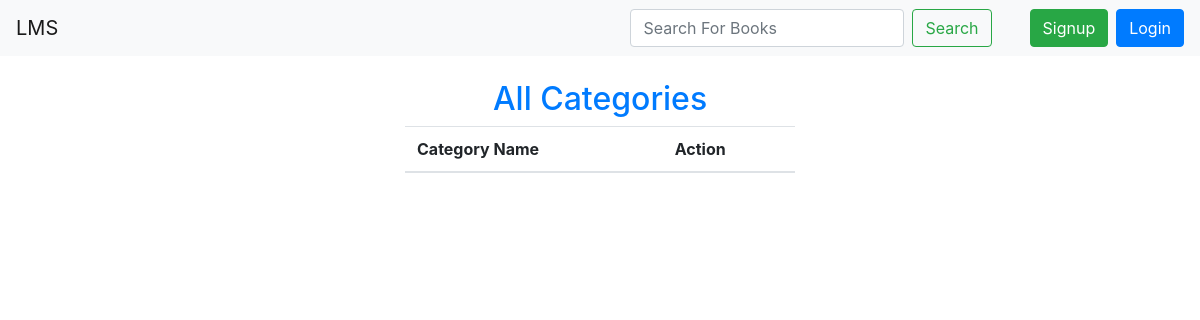
The page /category-list/ on the database as committed earlier.
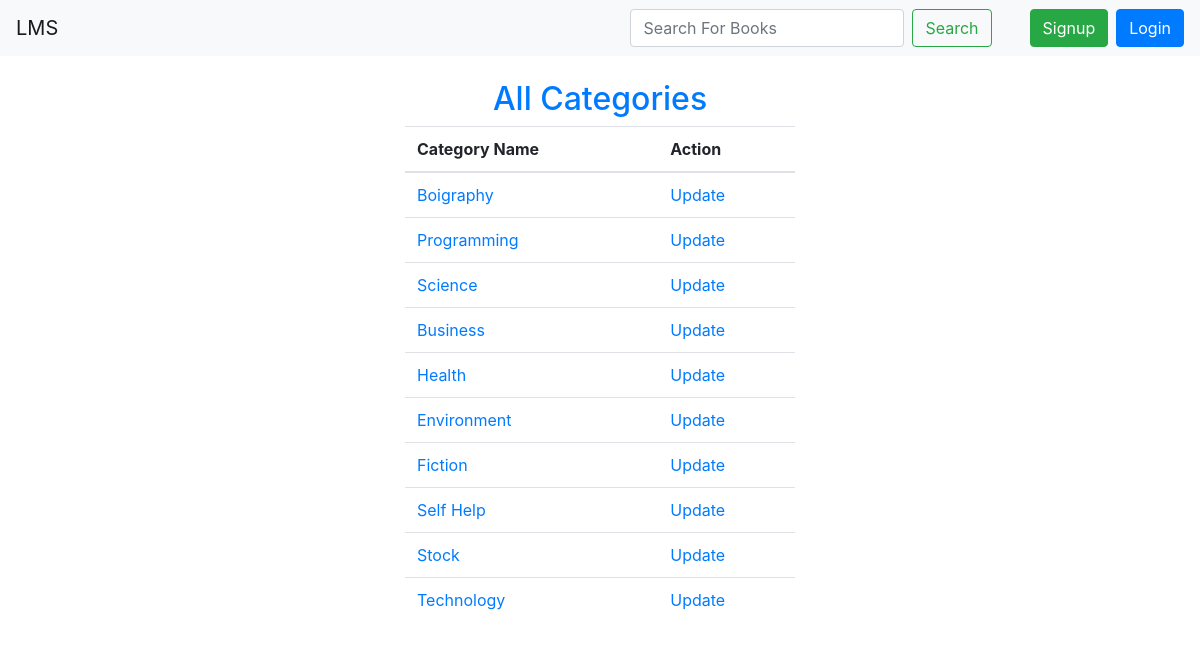
The same page on the database as committed later.
### library/models.py (models this page shows, shortened)
class Category(models.Model):
    title = models.CharField(max_length=250, unique=True)
    slug = models.SlugField(max_length=250)
    class Meta:
        verbose_name = "category"
        verbose_name_plural = "categories"
    def __str__(self):
        return self.title

### library/views.py (the view)
# urls.py: path("category-list/", CategoryListView.as_view(), name="category_list"),
class CategoryListView(ListView):
    model = Category
    template_name = "category/category_list.html"
    context_object_name = "categories"

### library/context_processors.py (called while the page is built)
def category_links(request):
    categories = Category.objects.all()
    return {"category_links": categories}

### library/templates/category/category_list.html (shortened to what this page needs)
{% extends 'base.html' %}
{% block content %}
    <div class="container col-4">
    <h2 class="text-center mb-2 text-primary">All Categories</h2>
        <div class="row justify-content-center">
            <table class="table ">
                <thead>
                    <tr>
                        <th>Category Name</th>
                        <th>Action</th>
                    </tr>
                </thead>
                <tbody>
                    {% for category in categories %}
                        <tr>
                            <td>
                                <a  href="" class="text-decoration-none">{{category}}</a>
                            </td>
                            <td>
                                <a  href="{% url 'category_update' category.slug %}" class="text-decoration-none">Update</a>
                            </td>
                        </tr>
                    {% endfor %}
                </tbody>
            </table>
        </div>
    </div>
{% endblock content %}

### templates/base.html (shortened to what this page needs)
{% load static %}
<doctype html>
<html lang="en">
  <head>
    <link rel="stylesheet" href="https://cdn.jsdelivr.net/npm/bootstrap@4.6.0/dist/css/bootstrap.min.css">
    <link rel="stylesheet" href="{% static 'css/main.css' %}">
  </head>
  <body>
    <nav class="navbar navbar-expand-lg navbar-light bg-light">
        {% if request.user.is_superuser %}
            <a class="navbar-brand" href="{% url 'admin_page' %}">LMS</a>
        {% else %}
            <a class="navbar-brand" href="{% url 'home' %}">LMS</a>
        {% endif %}
        <div class="collapse navbar-collapse" id="navbarSupportedContent">
              <form style='margin-right:30px;' class="form-inline my-lg-0" action="{% url 'book_search_results' %}" method="get">
                  <input class="form-control mr-sm-2" name="q" type="search" placeholder="Search For Books" aria-label="Search">
                  <button class="btn btn-outline-success my-0 my-sm-0" type="submit">Search</button>
              </form>
            {% if request.user.is_authenticated %}
                <div class="nav-item dropdown">
                    <a class="nav-link dropdown-toggle" id="navbarDropdown" role="button" data-toggle="dropdown" aria-haspopup="true" aria-expanded="false">
                        <span class='text-dark'>Logged in as </span><strong>{{request.user.username}}</strong>
                    </a>
                    <div class="dropdown-menu" aria-labelledby="navbarDropdown">
                        <a class="dropdown-item" href="{% url 'logout' %}">Log Out</a>
                    </div>
            {% else %}
                    <form class="form-inline my-2 my-lg-0" method='post'>
                        <a href="{% url 'signup' %}" class='btn btn-success mr-2 ml-2'>Signup</a>
                        <a href="{% url 'login' %}" class='btn btn-primary my-2 my-sm-0' >Login</a>
                    </form>
                </div>
            {% endif %}
    </nav>
  <div class="container-fluid">
    {% block content %}
    {% endblock content %}
  </div>
  </body>
</html>

Rows that differ between the two databases and show on the page:
added Category: title "Boigraphy"
added Category: title "Programming"
added Category: title "Science"
added Category: title "Business"
added Category: title "Health"
added Category: title "Environment"
added Category: title "Fiction"
added Category: title "Self Help"
added Category: title "Stock"
added Category: title "Technology"
